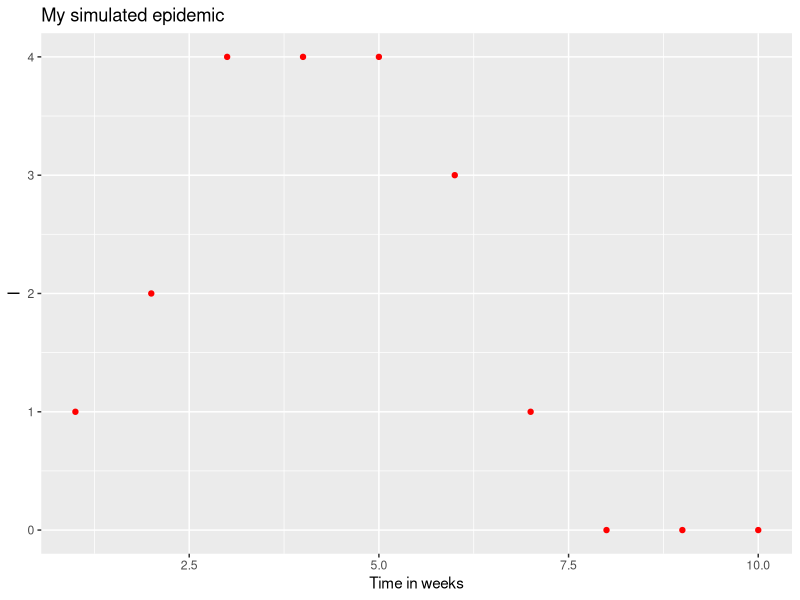

Recreate this plot in R.
## ---- chunk 1
knitr::opts_chunk$set(
    fig.align = "center"
)
## ---- chunk 2
# Mathematical Modelling of Infectious Diseases
###################################################
## INTRODUCTION TO MATHEMATICAL MODELLING PRACTICAL SESSION## 
###################################################

# Record and plot simulated epidemics

# create a matrix to store experimental results
result <- matrix(NA,nrow=10,ncol=5)
# weeks
result[,1]<-1:10 # weeks

# replace with your S count for each week
result[,2]<-c(19, 17, 13,  9,  5,  2,  1,  1,  1,  1) # S

# replace with your I count for each week
result[,3]<-c(1, 2, 4, 4, 4, 3, 1, 0, 0, 0) # I

# replace with your R count for each week
result[,4]<-c(0,  1,  3,  7, 11, 15, 18, 19, 19, 19) # R
## ---- chunk 3
#| warning: false
library(ggplot2)
ggplot() +
    geom_point(aes(x=result[, 1], y=result[, 3]), colour="red") +
    ggtitle("My simulated epidemic") +
    labs(x="Time in weeks", y="I")
